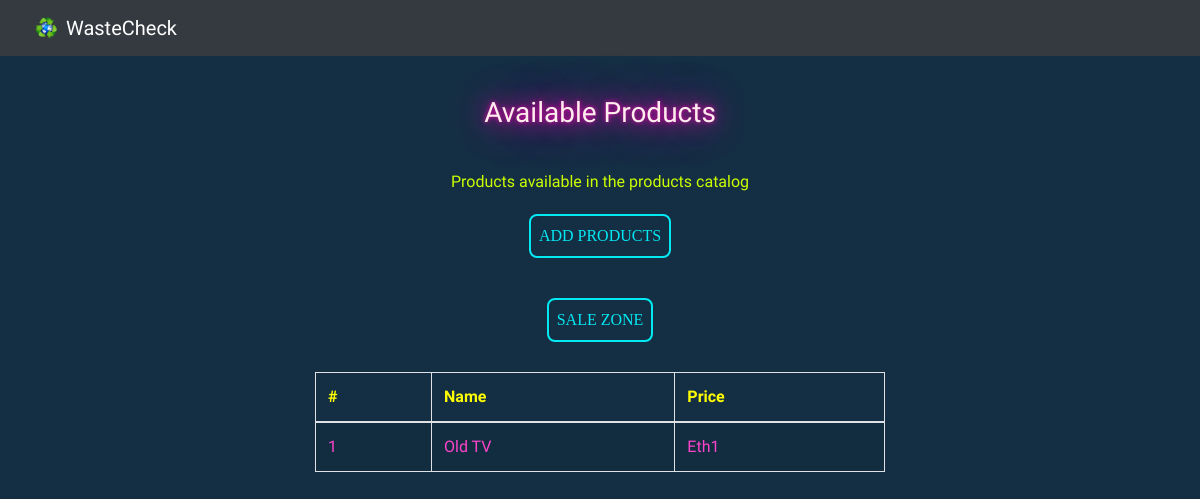
The page /admin on the database its author committed.
### app.py (models this page shows)
class Product(db.Model):
    id = db.Column(db.Integer, primary_key=True)
    name = db.Column(db.String(50), unique=True)
    price = db.Column(db.Integer) #in cents
    accid = db.Column(db.String(50))
    description = db.Column(db.String(500))
    image = db.Column(db.String(100))

### app.py (the view)
@app.route('/admin', methods=['GET'])
def admin():
    products = Product.query.all()
    return render_template('admin/index.html', products=products)

### templates/admin/index.html (shortened to what this page needs)
<!DOCTYPE html>
<html lang="en">
<head>
    <link rel="stylesheet" href="https://maxcdn.bootstrapcdn.com/bootstrap/4.5.2/css/bootstrap.min.css">
    <link rel= "stylesheet" type= "text/css" href= "{{ url_for('static',filename='css/style.css') }}"/>
    <link rel= "stylesheet" type= "text/css" href= "{{ url_for('static',filename='css/responsive.css') }}"/>
</head>
<body>
    <nav class="navbar navbar-dark bg-dark" id="nav-title">
        <div class="container-fluid">
          <a class="navbar-brand" href="../">
            <img src="/static/img/logo.png" alt="" width="30" height="24" class="d-inline-block align-text-top" >
            WasteCheck
          </a>
        </div>
      </nav>
<div class="admin">
    <div class="col-lg-6 pad">
        <div class="panel panel-default">
            <div class="panel-heading">
                <h3 class="panel-title" href='try'>Available Products</h3>
            </div>
            <div class="panel-body">
                Products available in the products catalog
                <a href="admin/add" class="know-more" id="dashboard">ADD PRODUCTS</a>
                <a href="try" class="know-more" id="dashboard">SALE ZONE</a>
            </div>
            <div class="table-responsive">
                <table class="table table-striped table-bordered">
                    <thead>
                        <tr class="table-heading">
                            <th>#</th><th>Name</th><th>Price</th>
                        </tr>
                    </thead>
                    <tbody>
                        {% for product in products %}
                        <tr>
                            <td>{{ product.id }}</td>
                            <td>{{ product.name }}</td>
                            <td>Eth{{ product.price}}</td>
                        </tr>
                        {% endfor %}
                    </tbody>
                </table>
            </div>
        </div>
    </div>
</div>
</body>
</html>

### static/css/style.css (style rules this page uses)
* { margin: 0; padding: 0; font-family: 'Mochiy Pop P One', sans-serif; box-sizing: border-box; }
body { background-color: rgb(20, 47, 67); }
#nav-title { color:#ccff00; }
.know-more { font-family: 'consolas'; margin:10px 0; text-decoration: none; color:#03e9f4; transition: 0.5s; padding:8px; border:2px solid #03e9f4; border-radius: 8px; }
.container-fluid { color:white; font-family: 'Lucida Sans', 'Lucida Sans Regular', 'Lucida Grande', 'Lucida Sans Unicode', Geneva, Verdana, sans-serif; }
#dashboard { text-decoration: none; margin:20px 0; }
.panel-title { color: rgb(255, 237, 237); text-shadow: 0 0 5px #f403b8, 0 0 25px #f403b8, 0 0 50px #f403b8; margin: 40px 0; text-align: center; }
.admin { display:flex; flex-direction: column; justify-content: center; align-items: center; }
.panel-body { color:#ccff00; text-align: center; margin:10px 0; display: flex; flex-direction: column; justify-content: center; align-items: center; }
.table { color:#ff44cc }
.table-heading { color:yellow; }

### rows shown on the page
Product: id "1", name "Old TV", price "1"
